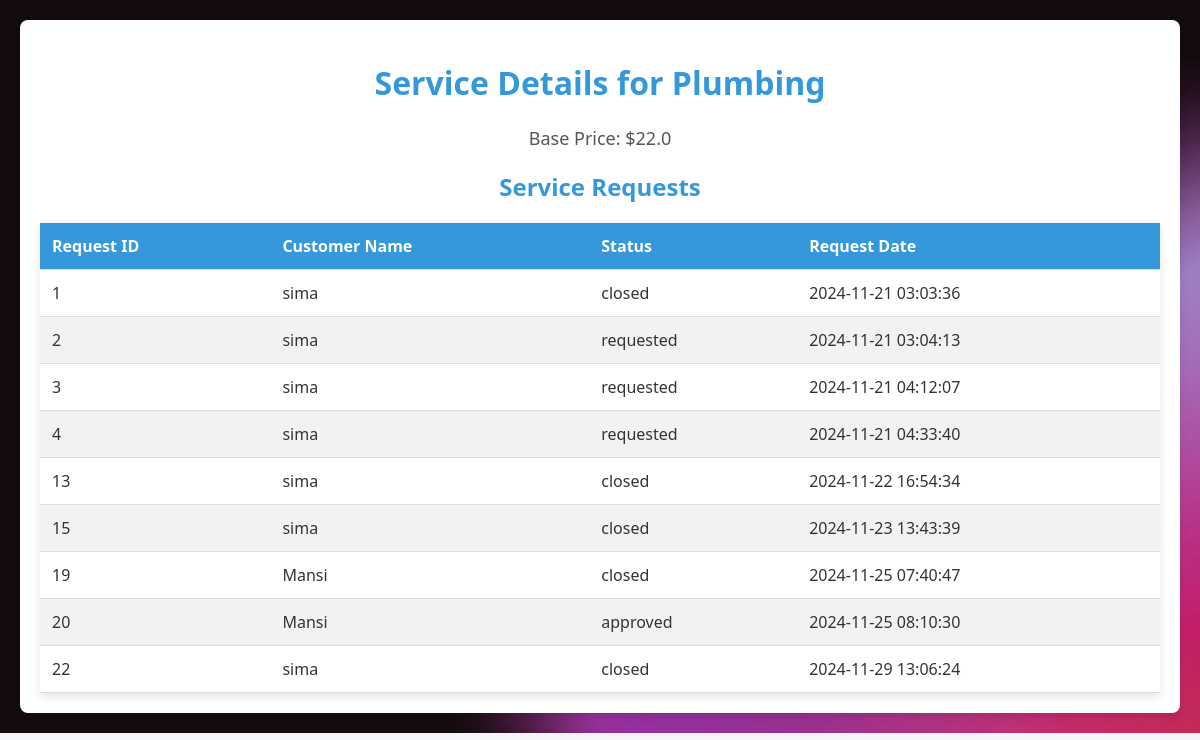
Page /service_details/1 on the committed database.
### backend/models.py (models this page shows, shortened)
class Service(db.Model):
    __tablename__ = "services"
    service_id = db.Column(db.Integer, primary_key=True)
    service_name = db.Column(db.String(255), nullable=False)
    description = db.Column(db.Text, nullable=True)
    base_price = db.Column(db.Float, nullable=False)

class ServiceRequest(db.Model):
    __tablename__ = "service_requests"
    request_id = db.Column(db.Integer, primary_key=True)
    customer_id = db.Column(db.Integer, db.ForeignKey('User.user_id'), nullable=False)
    professional_id = db.Column(db.Integer, db.ForeignKey('User.user_id'), nullable=False)
    service_id = db.Column(db.Integer, db.ForeignKey('services.service_id'), nullable=False)
    status = db.Column(db.String(20), default="requested", nullable=False)  # requested, accepted, completed, closed
    request_date = db.Column(db.DateTime, default=db.func.current_timestamp(), nullable=False)
    customer = db.relationship('User', foreign_keys=[customer_id], backref='customer_requests')
    professional = db.relationship('User', foreign_keys=[professional_id], backref='professional_requests')
    service = db.relationship('Service', backref='service_requests')

class User(db.Model):
    __tablename__="User"
    user_id = db.Column(db.Integer, primary_key=True)
    uname=db.Column(db.String(20), nullable = False)
    pwd = db.Column(db.String(20), nullable = False)
    role = db.Column(db.Integer, nullable=False)
    status = db.Column(db.String(10), default='pending', nullable=False)
    customer_information = db.relationship('CustomerInformation', back_populates='user', uselist=False)
    professional_information = db.relationship('ProfessionalInformation', back_populates='user', uselist=False, cascade='all, delete-orphan' )

### app.py (the view)
@app.route('/service_details/<int:service_id>')
def service_details(service_id):
    service = Service.query.get(service_id)
    if not service:
        flash('Service not found.', 'error')
        return redirect(url_for('admin_dashboard'))
    service_requests = db.session.query(
        ServiceRequest.request_id,
        ServiceRequest.status,
        ServiceRequest.request_date,
        User.uname.label("customer_name"),
        ProfessionalInformation.user_id.label("professional_id"),
        ProfessionalInformation.service_name.label("professional_service")
    ).join(User, ServiceRequest.customer_id == User.user_id) \
     .join(ProfessionalInformation, ServiceRequest.professional_id == ProfessionalInformation.user_id) \
     .filter(ServiceRequest.service_id == service_id).all()
    return render_template('service_details.html', service=service, service_requests=service_requests)

### templates/service_details.html (shortened to what this page needs)
<!DOCTYPE html>
<html lang="en">
<head>
</head>
<body>
    <div class="container">
        <h1>Service Details for {{ service.service_name }}</h1>
        <p>Base Price: ${{ service.base_price }}</p>
        <h2>Service Requests</h2>
        <table>
            <thead>
                <tr>
                    <th>Request ID</th>
                    <th>Customer Name</th>
                    <th>Status</th>
                    <th>Request Date</th>
                </tr>
            </thead>
            <tbody>
                {% for request in service_requests %}
                <tr>
                    <td>{{ request.request_id }}</td>
                    <td>{{ request.customer_name }}</td>
                    <td>{{ request.status }}</td>
                    <td>{{ request.request_date.strftime('%Y-%m-%d %H:%M:%S') }}</td>
                </tr>
                {% endfor %}
            </tbody>
        </table>
    </div>
</body>
</html>

### templates/service_details.html (style rules this page uses)
body { font-family: 'Segoe UI', Tahoma, Geneva, Verdana, sans-serif; background: url('/static/images/hehr.jpg') no-repeat center center/cover; background-color: #f4f4f9; margin: 0; padding: 20px; color: #333; }
h1, h2 { color: #3498db; text-align: center; }
p { text-align: center; font-size: 18px; color: #555; }
table { width: 100%; border-collapse: collapse; margin-top: 20px; box-shadow: 0 4px 8px rgba(0, 0, 0, 0.1); }
th, td { padding: 12px; text-align: left; border-bottom: 1px solid #ddd; }
th { background-color: #3498db; color: white; }
tr:nth-child(even) { background-color: #f2f2f2; }
.container { max-width: 1200px; margin: 0 auto; padding: 20px; background-color: white; border-radius: 8px; box-shadow: 0 4px 8px rgba(0, 0, 0, 0.1); }

### rows in the picture
Service: service_name "Plumbing", base_price "22.0"
ServiceRequest: request_id "1", customer_name "sima", status "closed", request_date "2024-11-21 03:03:36"
ServiceRequest: request_id "2", customer_name "sima", status "requested", request_date "2024-11-21 03:04:13"
ServiceRequest: request_id "3", customer_name "sima", status "requested", request_date "2024-11-21 04:12:07"
ServiceRequest: request_id "4", customer_name "sima", status "requested", request_date "2024-11-21 04:33:40"
ServiceRequest: request_id "13", customer_name "sima", status "closed", request_date "2024-11-22 16:54:34"
ServiceRequest: request_id "15", customer_name "sima", status "closed", request_date "2024-11-23 13:43:39"
ServiceRequest: request_id "19", customer_name "Mansi", status "closed", request_date "2024-11-25 07:40:47"
ServiceRequest: request_id "20", customer_name "Mansi", status "approved", request_date "2024-11-25 08:10:30"
ServiceRequest: request_id "22", customer_name "sima", status "closed", request_date "2024-11-29 13:06:24"
